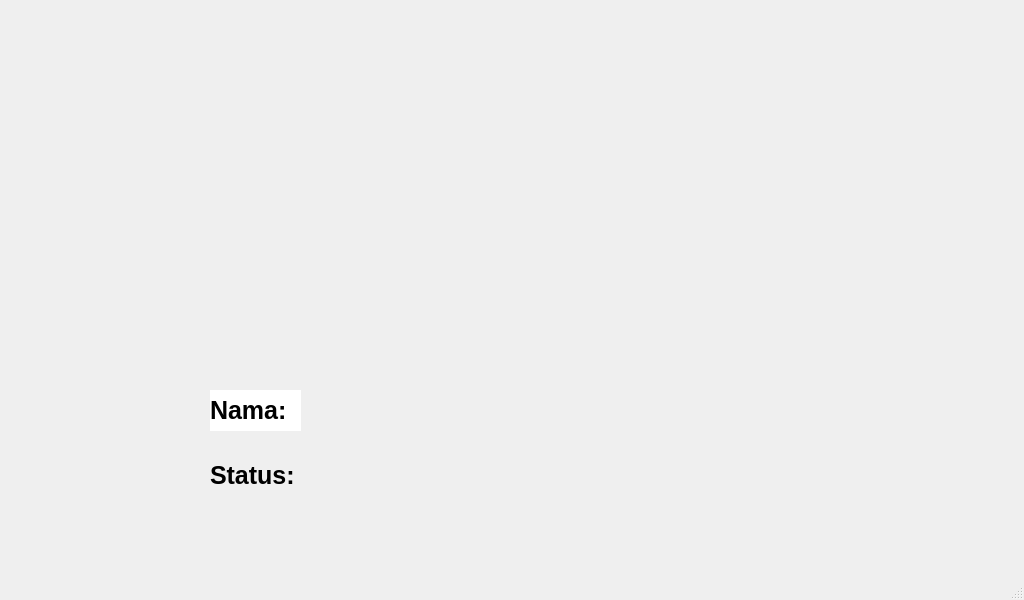
<?xml version="1.0" encoding="UTF-8"?>
<ui version="4.0">
 <class>Preview</class>
 <widget class="QMainWindow" name="Preview">
  <property name="geometry">
   <rect>
    <x>0</x>
    <y>0</y>
    <width>1024</width>
    <height>600</height>
   </rect>
  </property>
  <property name="minimumSize">
   <size>
    <width>1024</width>
    <height>600</height>
   </size>
  </property>
  <property name="maximumSize">
   <size>
    <width>1024</width>
    <height>600</height>
   </size>
  </property>
  <property name="font">
   <font>
    <bold>false</bold>
   </font>
  </property>
  <property name="windowTitle">
   <string>MainWindow</string>
  </property>
  <property name="styleSheet">
   <string notr="true">background-image: url(:/bg/START 1.png);</string>
  </property>
  <widget class="QWidget" name="centralwidget">
   <widget class="QLabel" name="preview">
    <property name="geometry">
     <rect>
      <x>220</x>
      <y>20</y>
      <width>611</width>
      <height>321</height>
     </rect>
    </property>
    <property name="styleSheet">
     <string notr="true"/>
    </property>
    <property name="text">
     <string/>
    </property>
   </widget>
   <widget class="QLabel" name="Nama">
    <property name="geometry">
     <rect>
      <x>210</x>
      <y>390</y>
      <width>91</width>
      <height>41</height>
     </rect>
    </property>
    <property name="font">
     <font>
      <pointsize>19</pointsize>
      <bold>true</bold>
     </font>
    </property>
    <property name="styleSheet">
     <string notr="true">background-color: rgb(255, 255, 255);
background-color: rgb(255, 255, 255);</string>
    </property>
    <property name="text">
     <string>Nama: </string>
    </property>
   </widget>
   <widget class="QLabel" name="Nama_dt">
    <property name="geometry">
     <rect>
      <x>330</x>
      <y>390</y>
      <width>561</width>
      <height>41</height>
     </rect>
    </property>
    <property name="font">
     <font>
      <pointsize>19</pointsize>
      <bold>true</bold>
     </font>
    </property>
    <property name="styleSheet">
     <string notr="true"/>
    </property>
    <property name="text">
     <string/>
    </property>
   </widget>
   <widget class="QLabel" name="Status">
    <property name="geometry">
     <rect>
      <x>210</x>
      <y>460</y>
      <width>91</width>
      <height>31</height>
     </rect>
    </property>
    <property name="font">
     <font>
      <pointsize>19</pointsize>
      <bold>true</bold>
     </font>
    </property>
    <property name="text">
     <string>Status: </string>
    </property>
   </widget>
   <widget class="QLabel" name="Status_dt">
    <property name="geometry">
     <rect>
      <x>330</x>
      <y>450</y>
      <width>561</width>
      <height>41</height>
     </rect>
    </property>
    <property name="font">
     <font>
      <pointsize>19</pointsize>
      <bold>true</bold>
     </font>
    </property>
    <property name="styleSheet">
     <string notr="true"/>
    </property>
    <property name="text">
     <string/>
    </property>
   </widget>
  </widget>
  <widget class="QMenuBar" name="menubar">
   <property name="geometry">
    <rect>
     <x>0</x>
     <y>0</y>
     <width>1024</width>
     <height>23</height>
    </rect>
   </property>
  </widget>
  <widget class="QStatusBar" name="statusbar"/>
 </widget>
 <resources/>
 <connections/>
</ui>
